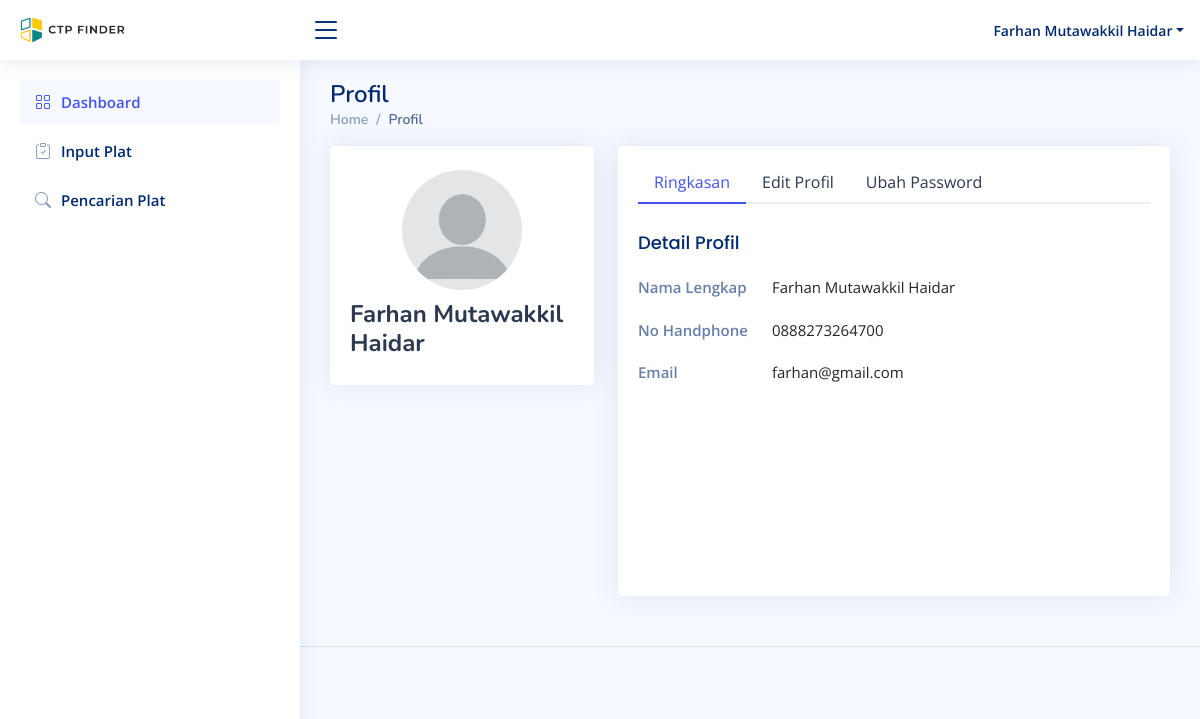
Page /dashboard/pages/content/profile/profile.php (signed in) on the committed database.
### tables this page shows
CREATE TABLE `tbl_users` (
  `id_user` int(11) NOT NULL,
  `name` varchar(50) NOT NULL,
  `email` varchar(255) NOT NULL,
  `no_whatsapp` varchar(15) DEFAULT NULL,
  `role` enum('admin','user') NOT NULL DEFAULT 'user',
  `password` varchar(255) NOT NULL,
  `created_at` timestamp NOT NULL DEFAULT current_timestamp(),
  `update_at` timestamp NULL DEFAULT NULL,
  `alamat` varchar(150) DEFAULT NULL
);

### dashboard/pages/content/profile/profile.php (the view, shortened to what this page needs)
<?php
  include '../../../../config/db.php';
?>
    <main id="main" class="main">
      <div class="pagetitle">
        <h1>Profil</h1>
        <nav>
          <ol class="breadcrumb">
            <li class="breadcrumb-item"><a href="../dashboard/Dashboard.php">Home</a></li>
            <li class="breadcrumb-item active">Profil</li>
          </ol>
        </nav>
      </div>
      <section class="section profile">
      <div class="row">
        <div class="col-xl-4">
          <div class="card">
            <div class="card-body profile-card pt-4 d-flex flex-column align-items-center">
              <img src="../../../assets/img/profile_empty.png" alt="Profile" class="rounded-circle">
              <h2><?php echo $_SESSION['name']; ?></h2>
            </div>
          </div>
        </div>
        <div class="col-xl-8">
          <div class="card" style="height:450px">
            <div class="card-body pt-3">
              <ul class="nav nav-tabs nav-tabs-bordered">
                <li class="nav-item">
                  <button class="nav-link active" data-bs-toggle="tab" data-bs-target="#profile-overview">Ringkasan</button>
                </li>
                <li class="nav-item">
                  <button class="nav-link" data-bs-toggle="tab" data-bs-target="#profile-edit">Edit Profil</button>
                </li>
                <li class="nav-item">
                  <button class="nav-link" data-bs-toggle="tab" data-bs-target="#profile-change-password">Ubah Password</button>
                </li>
              </ul>
              <div class="tab-content pt-2">
                <div class="tab-pane fade show active profile-overview" id="profile-overview">
                  <h5 class="card-title">Detail Profil</h5>
                  <?php
                  $iduser = $_SESSION['id'];
                  $query = mysqli_query($db_connect, "SELECT * FROM tbl_users
                                                      WHERE id_user = '$iduser'");
                    while ($row = mysqli_fetch_assoc($query)) {
                      ?>
                      <div class="row">
                        <div class="col-lg-3 col-md-4 label ">Nama Lengkap</div>
                        <div class="col-lg-9 col-md-8"><?php echo $row['name'] ?></div>
                      </div>
                      <div class="row">
                        <div class="col-lg-3 col-md-4 label">No Handphone</div>
                        <div class="col-lg-9 col-md-8"><?php echo $row['no_whatsapp'] ?></div>
                      </div>
                      <div class="row">
                        <div class="col-lg-3 col-md-4 label">Email</div>
                        <div class="col-lg-9 col-md-8"><?php echo $row['email'] ?></div>
                      </div>
                  <?php
                  }
                  ?>
                </div>
              </div>
              </div>
            </div>
          </div>
        </div>
    </section>
    </main>

### dashboard/assets/css/style.css (style rules this page uses)
:root { scroll-behavior: smooth; }
body { font-family: "Open Sans", sans-serif; background: #f6f9ff; color: #444444; }
a { color: #4154f1; text-decoration: none; }
h1, h2, h3, h4, h5, h6 { font-family: "Nunito", sans-serif; }
#main { margin-top: 60px; padding: 20px 30px; transition: all 0.3s; }
.pagetitle { margin-bottom: 10px; }
.pagetitle h1 { font-size: 24px; margin-bottom: 0; font-weight: 600; color: #012970; }
.card { margin-bottom: 30px; border: none; border-radius: 5px; box-shadow: 0px 0 30px rgba(1, 41, 112, 0.1); }
.card-title { padding: 20px 0 15px 0; font-size: 18px; font-weight: 500; color: #012970; font-family: "Poppins", sans-serif; }
.card-body { padding: 0 20px 20px 20px; }
.breadcrumb { font-size: 14px; font-family: "Nunito", sans-serif; color: #899bbd; font-weight: 600; }
.breadcrumb a { color: #899bbd; transition: 0.3s; }
.breadcrumb .breadcrumb-item::before { color: #899bbd; }
.breadcrumb .active { color: #51678f; font-weight: 600; }
.nav-tabs-bordered { border-bottom: 2px solid #ebeef4; }
.nav-tabs-bordered .nav-link { margin-bottom: -2px; border: none; color: #2c384e; }
.nav-tabs-bordered .nav-link.active { background-color: #fff; color: #4154f1; border-bottom: 2px solid #4154f1; }
@media (min-width: 1200px) { #main, #footer { margin-left: 300px; } }
.profile .profile-card img { max-width: 120px; }
.profile .profile-card h2 { font-size: 24px; font-weight: 700; color: #2c384e; margin: 10px 0 0 0; }
.profile .profile-overview .row { margin-bottom: 20px; font-size: 15px; }
.profile .profile-overview .card-title { color: #012970; }
.profile .profile-overview .label { font-weight: 600; color: rgba(1, 41, 112, 0.6); }

### rows in the picture
tbl_users: name "Farhan Mutawakkil Haidar", no_whatsapp "0888273264700", email "farhan@gmail.com"

### other values in the picture
$_SESSION['name'] "Farhan Mutawakkil Haidar"
